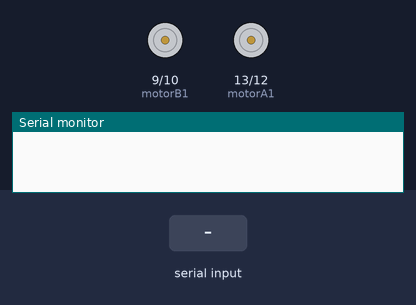
The sketch below on a simulated Arduino Uno, built with avr-gcc and run on an emulated ATmega328P. On the bench: motor-driver pin pairs drawn as motors (green arrow = first pin HIGH = forward, orange = second pin HIGH = backward, longer = more drive), the last lines printed to the serial monitor. The inputs (shaded band) are chosen by the test bench.

Above: at 1.2 s.
1.3 s: "1\n" received over Serial
At 1.8 s:
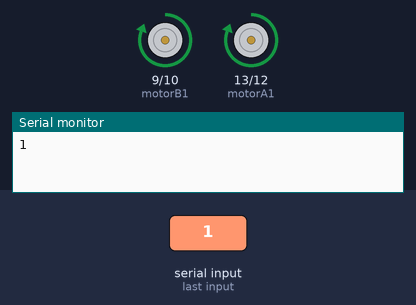
2.8 s: byte 50 ('2') received over Serial
At 4.0 s:
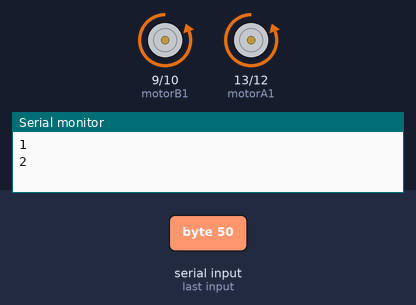
4.3 s: byte 51 ('3') received over Serial
At 5.3 s:
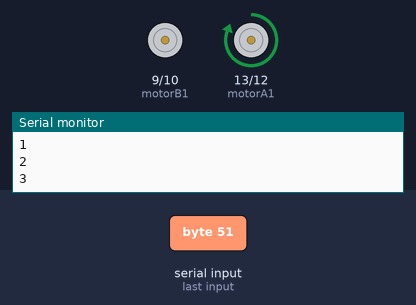
5.8 s: byte 52 ('4') received over Serial
At 6.4 s:
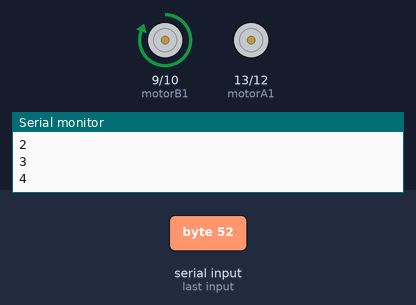
7.3 s: "2\n" received over Serial
At 8.5 s:
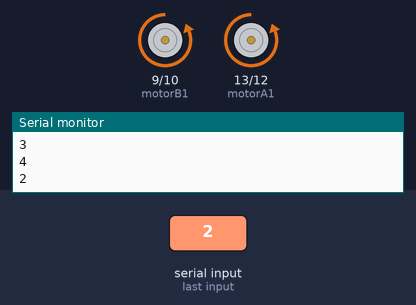
8.8 s: "3\n" received over Serial
At 9.9 s:
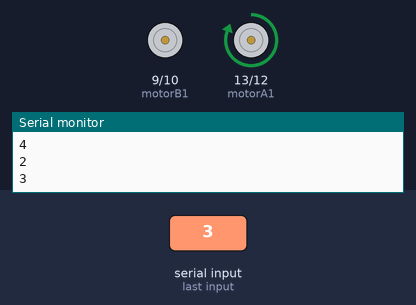
Timing chart, 0 to 11.3 s (numbered marks = the images above; inputs shaded):
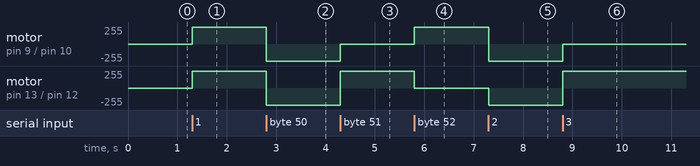

The sketch:

sketch_jun23a.ino
```cpp
char data = 0;                //Variable for storing received data
const int motorA1=13;
const int motorA2=12;
const int motorB1=9;
const int motorB2=10;
void left();
void right();
void forward();
void backward();
void stop1();
void setup()
{
  Serial.begin(9600);         //Sets the data rate in bits per second (baud) for serial data transmission
  pinMode(motorA1, OUTPUT);
  pinMode(motorA2,OUTPUT);
  pinMode(motorB1,OUTPUT);
  pinMode(motorB2,OUTPUT);
}

void loop()
{
  if(Serial.available() > 0)  // Send data only when you receive data:
  {
    data = Serial.read();      //Read the incoming data and store it into variable data
    Serial.print(data);        //Print Value inside data in Serial monitor
    Serial.print("\n");        //New line
   if(data == '1')            //Checks whether value of data is equal to 1
      forward();  //If value is 1 move forward
   else if(data == '2')       //Checks whether value of data is equal to 2
      backward();
   else if (data=='3')
      left();
   else if(data=='4')
      right();
   else if(data=='5')
     stop1();

  }

}

void left()
{
  digitalWrite(motorA1,HIGH);
  digitalWrite(motorA2,LOW);
  digitalWrite(motorB1,LOW);
  digitalWrite(motorB2,LOW);
}

void right()
{
  digitalWrite(motorA1,LOW);
  digitalWrite(motorA2,LOW);
  digitalWrite(motorB1,HIGH);
  digitalWrite(motorB2,LOW);
}

void forward()
{
  digitalWrite(motorA1,HIGH);
  digitalWrite(motorA2,LOW);
  digitalWrite(motorB1,HIGH);
  digitalWrite(motorB2,LOW);
}

void backward()
{
  digitalWrite(motorA1,LOW);
  digitalWrite(motorA2,HIGH);
  digitalWrite(motorB1,LOW);
  digitalWrite(motorB2,HIGH);
}
void stop1()
{
  digitalWrite(motorA1,LOW);
  digitalWrite(motorA2,LOW);
  digitalWrite(motorB1,LOW);
  digitalWrite(motorB2,LOW);
}
```

Measured:
- after the input at 1.3 s, motor on pin 9 (motorB1) / pin 10 (motorB2), motor on pin 13 (motorA1) / pin 12 (motorA2): stopped → forward 255/255 at once
- after the input at 2.8 s, motor on pin 9 (motorB1) / pin 10 (motorB2), motor on pin 13 (motorA1) / pin 12 (motorA2): forward 255/255 → backward 255/255 at once
- after the input at 4.3 s, motor on pin 9 (motorB1) / pin 10 (motorB2): backward 255/255 → stopped at once; motor on pin 13 (motorA1) / pin 12 (motorA2): backward 255/255 → forward 255/255 at once
- after the input at 5.8 s, motor on pin 9 (motorB1) / pin 10 (motorB2): stopped → forward 255/255 at once; motor on pin 13 (motorA1) / pin 12 (motorA2): forward 255/255 → stopped at once
- after the input at 7.3 s, motor on pin 9 (motorB1) / pin 10 (motorB2): forward 255/255 → backward 255/255 at once; motor on pin 13 (motorA1) / pin 12 (motorA2): stopped → backward 255/255 at once
- after the input at 8.8 s, motor on pin 9 (motorB1) / pin 10 (motorB2): backward 255/255 → stopped at once; motor on pin 13 (motorA1) / pin 12 (motorA2): backward 255/255 → forward 255/255 at once
